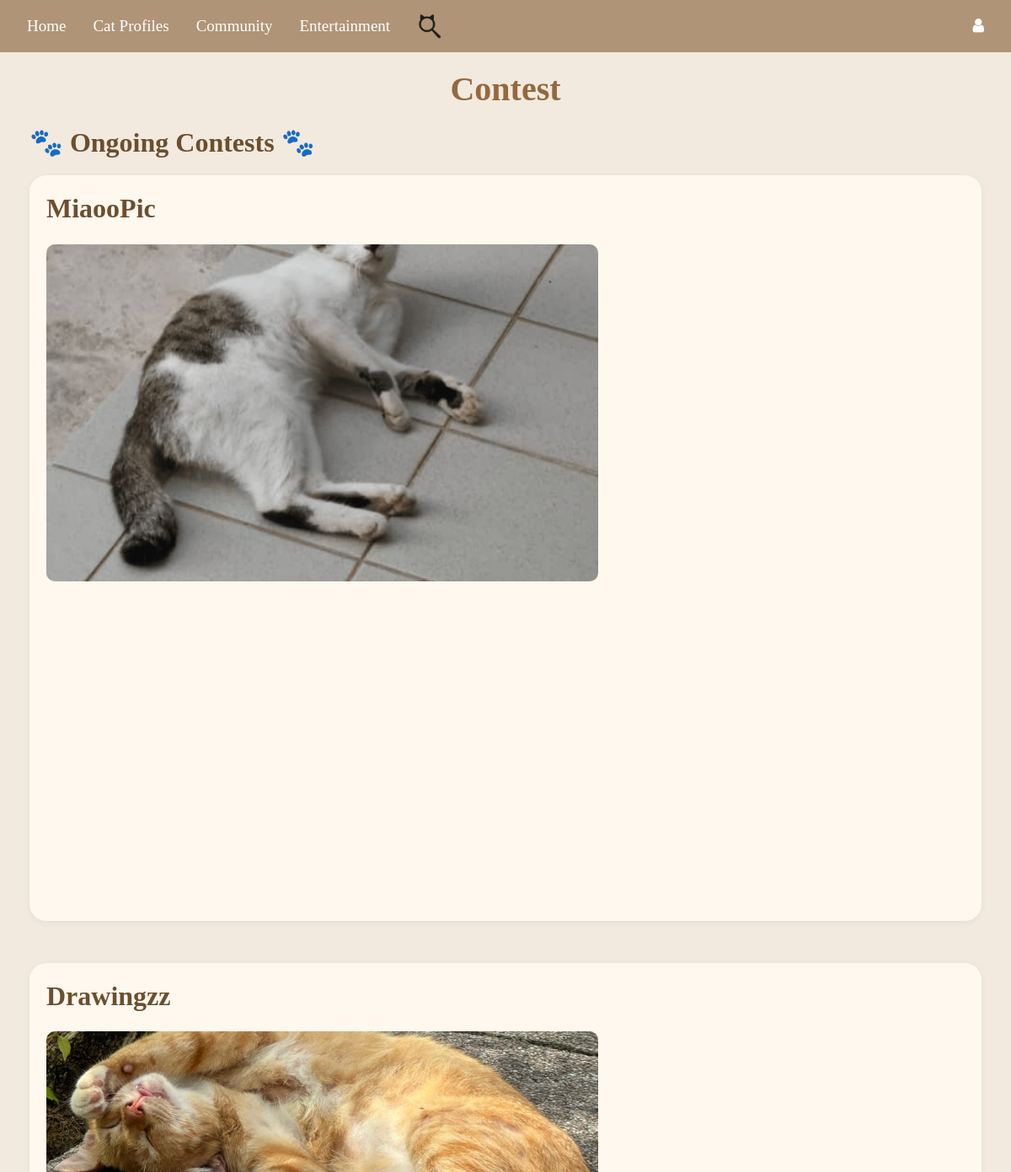
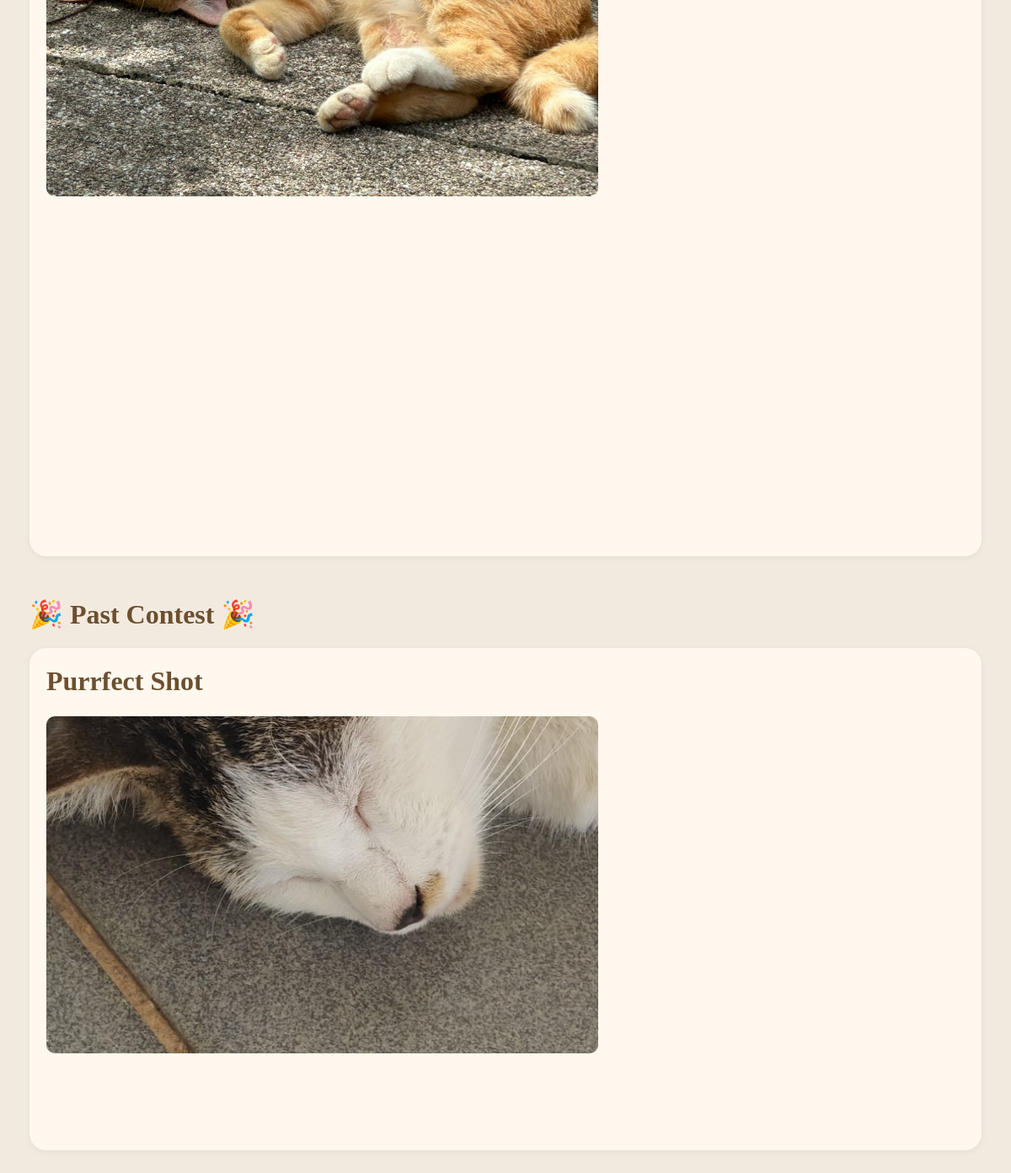
/contest_page, run on the app's committed database (2 pictures, top to bottom).
### tables this page shows
CREATE TABLE contests (
    id INTEGER PRIMARY KEY AUTOINCREMENT,
    name TEXT NOT NULL,
    start_date TEXT NOT NULL,
    end_date TEXT NOT NULL,
    voting_start TEXT NOT NULL,
    voting_end TEXT NOT NULL,
    result_announcement TEXT NOT NULL,
    purpose TEXT NOT NULL,
    rules TEXT NOT NULL,
    prizes TEXT NOT NULL,
    banner_url TEXT
);

### Website/contestmanagement.py (the view)
@contestmanagement_bp.route("/contest_page")
def contest_page():
    print(f"DEBUG: current_user = {current_user}")  # Debugging current_user
    user_role = getattr(current_user, 'role', 'user')
    print(f"DEBUG: user_role = {user_role}")
    conn = get_db_connection()
    contests = conn.execute("SELECT * FROM contests").fetchall()  # Get all contests
    conn.close()
    today = date.today()
    contests = [dict(c) for c in contests]
    for c in contests:
        c["start_date"] = datetime.strptime(c["start_date"], "%Y-%m-%d").date()  #Convert string to date
        c["end_date"] = datetime.strptime(c["end_date"], "%Y-%m-%d").date()  #Convert string to date
        c["voting_end"] = datetime.strptime(c["voting_end"], "%Y-%m-%d").date()
    ongoing_contests = sorted(
        [c for c in contests if c["start_date"] <= today and c["voting_end"] >= today], key=lambda x: x["voting_end"]
    )  #Sort ongoing contests so those ending soonest are first
    upcoming_contests = sorted(
        [c for c in contests if c["start_date"] > today], key=lambda x: x["start_date"]
    )  #Sort upcoming contests by start date
    completed_contests = sorted(
        [c for c in contests if c["voting_end"] < today], key=lambda x: x["voting_end"], reverse=True
    )  #Sort completed contests with the latest ended at the top
    return render_template("contest.html", contests=contests, user=current_user, user_role=user_role, user_has_submitted=user_has_submitted, ongoing_contests=ongoing_contests, upcoming_contests=upcoming_contests, completed_contests=completed_contests)

### Website/contestmanagement.py (called while the page is built, shortened)
def get_db_connection():
    db_path = os.path.join(os.path.dirname(__file__), '..', 'instance', 'datebase.db')
    db_path = os.path.abspath(db_path)
    conn = sqlite3.connect(db_path)
    conn.row_factory = sqlite3.Row
    return conn

def user_has_submitted(name, contest_id):
    if not name or not contest_id:
        return False

### Website/templates/contest.html (shortened to what this page needs)
{% extends 'base.html' %}
{% block content %}
<div style="padding: 20px;">
    <h1 style="text-align: center; font-family: 'Times New Roman', Times, serif;">Contest</h1>
    {% if ongoing_contests %}
        <h2 style="color: #6b4f2f; font-family: 'Times New Roman', Times, serif; font-weight: bolder; margin-bottom: 20px;">🐾 Ongoing Contests 🐾</h2>
        {% for contest in ongoing_contests %}
            <div class="individual-contest-container" style="background-color: #fff8ef; border-radius: 20px; padding: 20px; margin-bottom: 50px; box-shadow: 0 2px 8px rgba(0,0,0,0.05);">
                <div class="contest-card">
                    <div class="contest-header">
                        <h2 onclick="toggleDetails('{{contest.name}}')" class="toggle-button">{{ contest.name }}</h2>
                    </div>
                    <div class="contest-layout">
                        {% if contest.banner_url and contest.banner_url != '' %}
                            <img src="{{ url_for('static', filename='contest/' + contest.banner_url.split('/')[-1]) }}" alt="Contest Banner" class="banner">
                        {% endif %}
                    </div>
                </div>
            </div>
        {% endfor %}
    {% endif %}
    {% if completed_contests %}
        <h2 style="color: #6b4f2f; font-family: 'Times New Roman', Times, serif; font-weight: bolder; margin-bottom: 20px;">🎉 Past Contest 🎉</h2>
        {% for contest in completed_contests %}
            <div class="individual-contest-container" style="background-color: #fff8ef; border-radius: 20px; padding: 20px; margin-bottom: 50px; box-shadow: 0 2px 8px rgba(0,0,0,0.05);">
                <div class="contest-card">
                    <div class="contest-header">
                        <h2 onclick="toggleDetails('{{contest.name}}')" class="toggle-button">{{ contest.name }}</h2>
                    </div>
                    <div class="contest-layout">
                        {% if contest.banner_url and contest.banner_url != '' %}
                            <img src="{{ url_for('static', filename='contest/' + contest.banner_url.split('/')[-1]) }}" alt="Contest Banner" class="banner">
                        {% endif %}
                    </div>
                </div>
            </div>
        {% endfor %}
    {% endif %}
</div>
{% endblock %}

### Website/templates/base.html (shortened to what this page needs)
<!DOCTYPE html>
<html>
<head>
    <link rel="stylesheet" href="https://stackpath.bootstrapcdn.com/bootstrap/4.4.1/css/bootstrap.min.css"
 />
    <link rel="stylesheet" href="https://stackpath.bootstrapcdn.com/font-awesome/4.7.0/css/font-awesome.min.css"
 />
</head>
<body>
<nav class="navbar navbar-expand-lg navbar-dark" style="background-color: rgb(176, 148, 119);">
    <a class="nav-item nav-link" style="font-family: 'Times New Roman'; color: white; font-size: 19px;" href="/">Home</a>
    <div class="dropdown nav-item">
        <a class="nav-link" href="#" id="dropdownMenuLink" aria-haspopup="true" aria-expanded="false"
           style="font-family: 'Times New Roman'; color: white; font-size: 19px;">
            Cat Profiles
        </a>
    </div>
    <a class="nav-item nav-link" style="font-family: 'Times New Roman'; color: white; font-size: 19px;" href="{{ url_for('community.community_feature') }}">
        Community
    </a>
    <div class="dropdown nav-item">
        <a class="nav-link" href="#" id="dropdownMenuLink" aria-haspopup="true" aria-expanded="false"
           style="font-family: 'Times New Roman'; color: white; font-size: 19px;">
            Entertainment
        </a>
    </div>
    <a class="nav-item nav-link" href="{{ url_for('search.search_feature') }}" style="color: white; font-size: 19px;">
        <img src="{{ url_for('static', filename='Images/option2.png') }}" alt="Search" style="width: 30px; height: 30px;">
    </a>
    <div class="ml-auto d-flex align-items-center">
        <div class="dropdown">
            <a class="nav-link" href="#" aria-haspopup="true" aria-expanded="false" style="color: white; font-size: 19px;">
                <i class="fa fa-user" aria-hidden="true"></i>
            </a>
        </div>
    </div>
</nav>
<div class="container-fluid">{% block content %}{% endblock %}</div>
</body>
</html>

### Website/templates/base.html (style rules this page uses)
.dropdown { position: relative; display: inline-block; }
.navbar { display: flex; justify-content: space-between; align-items: center; }
.ml-auto { margin-left: auto !important; }
body { background-color: #f9f4ef; }

### Website/templates/contest.html (style rules this page uses)
h1 { font-weight: bold; color: #94693e; text-align: center; margin-bottom: 20px; }
body { background-color: #f2eadf; }
.banner { width: 100%; max-width: 800px; height: auto; display: block; margin: 0 auto; }
.toggle-button { cursor: pointer; color: #6b4f2f; font-weight: bold; transition: color 0.3s ease-in-out; }
.banner { width: 800px; height: 400px; object-fit: cover; border-radius: 10px; float: left; margin-left: 0; margin-right: auto; align-self: flex-start; }
.contest-card { display: flex; align-items: flex-start; flex-direction: column; gap: 15px; margin-bottom: 50px; }
.contest-header { display:block; font-size: 24px; font-weight: bolder; text-align: left; width: 100%; font-family: 'Times New Roman', Times, serif; }
.contest-layout { display: flex; flex-direction: row; align-items: center; gap: 20px; justify-content: flex-start; max-width: 100%; }

### data on the page
contests: name "MiaooPic", banner_url (picture)
contests: name "Drawingzz", banner_url (picture)
contests: name "Purrfect Shot", banner_url (picture)
